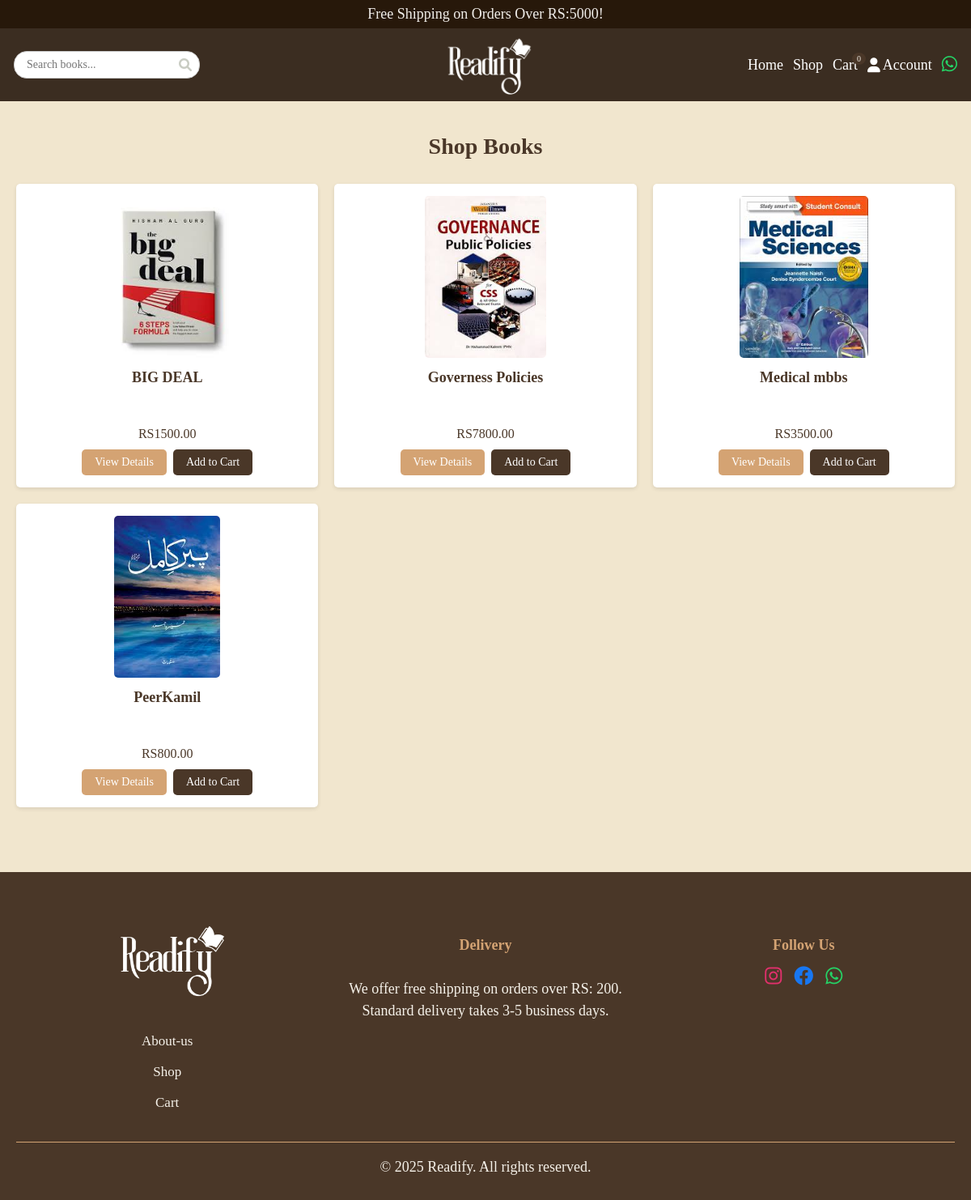
The page /shop.php on the database its author committed.
### tables this page shows
CREATE TABLE `books` (
  `id` int(11) NOT NULL,
  `title` varchar(255) NOT NULL,
  `description` text DEFAULT NULL,
  `price` decimal(10,2) NOT NULL,
  `category_id` int(11) DEFAULT NULL,
  `image` varchar(255) NOT NULL,
  `created_at` timestamp NOT NULL DEFAULT current_timestamp(),
  `is_new_arrival` tinyint(1) DEFAULT 0
);

### shop.php (the view, shortened to what this page needs)
<?php
include 'includes/header.php';
require_once 'includes/db.php';
$per_page = 8;
$page = isset($_GET['page']) ? (int)$_GET['page'] : 1;
$start = ($page - 1) * $per_page;
$where = "1=1";
$books_query = mysqli_query($conn, "SELECT * FROM books WHERE $where LIMIT $start, $per_page");
$books = [];
while ($book = mysqli_fetch_assoc($books_query)) {
    $image_filename = basename($book['image']);
    $image_path = 'assets/img/products/' . $image_filename;
    if (file_exists($image_path)) {
        $book['image_url'] = $image_path;
    } elseif (file_exists($book['image'])) {
        $book['image_url'] = $book['image'];
    } else {
        $book['image_url'] = 'assets/img/default-book.jpg';
    }
    $books[] = $book;
}
?>
<section class="shop-section">
    <h2>Shop Books</h2>
    <div class="book-grid">
        <?php if (!empty($books)): ?>
            <?php foreach ($books as $book): ?>
                <div class="book-card">
                    <img src="<?= htmlspecialchars($book['image_url']) ?>"
                         alt="<?= htmlspecialchars($book['title']) ?>"
                         onerror="this.src='assets/img/default-book.jpg';this.onerror=null;">
                    <h3><?= htmlspecialchars($book['title']) ?></h3>
                    <p>RS<?= ($book['price']) ?></p>
                    <div class="button-group">
                        <a href="product.php?id=<?= $book['id'] ?>" class="buy-now">View Details</a>
                        <a href="cart.php?add=<?= $book['id'] ?>" class="add-to-cart">Add to Cart</a>
                    </div>
                </div>
            <?php endforeach; ?>
        <?php else: ?>
            <p class="no-books">No books found matching your criteria.</p>
        <?php endif; ?>
    </div>
</section>
<?php include 'includes/footer.php'; ?>

### assets/css/style.css (style rules this page uses)
* { margin: 0; padding: 0; box-sizing: border-box; font-family: 'Georgia', serif; }
body { min-height: 100vh; display: flex; flex-direction: column; background-color: #f1e6ce; color: #4a3728; }
.categories, .new-arrivals, .shop-section, .cart-section, .summary-section, .admin-section { padding: 40px 20px; text-align: center; margin-bottom: 40px; }
.book-grid, .cart-items { display: grid; grid-template-columns: repeat(auto-fit, minmax(250px, 1fr)); gap: 20px; max-width: 1200px; margin: 0 auto; }
.category-card, .book-card, .cart-item { background-color: #fff; padding: 15px; border-radius: 5px; text-align: center; box-shadow: 0 2px 5px rgba(0,0,0,0.1); transition: transform 0.3s ease; }
.category-card img, .book-card img, .cart-item img { max-width: 100%; height: 200px; object-fit: cover; border-radius: 5px; }
.book-card h3, .cart-item h3 { margin: 10px 0; font-size: 18px; color: #4a3728; }
.book-card p, .cart-item p { color: #4a3728; font-size: 14px; }
.button-group { display: flex; justify-content: center; gap: 8px; margin-top: 10px; }
.buy-now, .add-to-cart { display: inline-block; padding: 8px 16px; text-decoration: none; color: white; border-radius: 5px; font-size: 14px; transition: background-color 0.3s ease; }
.buy-now { background-color: #d4a373; }
.add-to-cart { background-color: #4a3728; }
.shop-section h2 { margin-bottom: 30px; font-weight: 700; font-size: 28px; color: #4a3728; }
.shop-section p { margin-top: 50px; font-size: 16px; }
@media (max-width: 1200px) { .book-grid, .cart-items { grid-template-columns: repeat(3, 1fr); } }

### rows shown on the page
books: shows a picture, title "BIG DEAL", price "1500.00"
books: shows a picture, title "Governess Policies", price "7800.00"
books: shows a picture, title "Medical mbbs", price "3500.00"
books: shows a picture, title "PeerKamil", price "800.00"

### other values the page prints
$cart_count "0"
